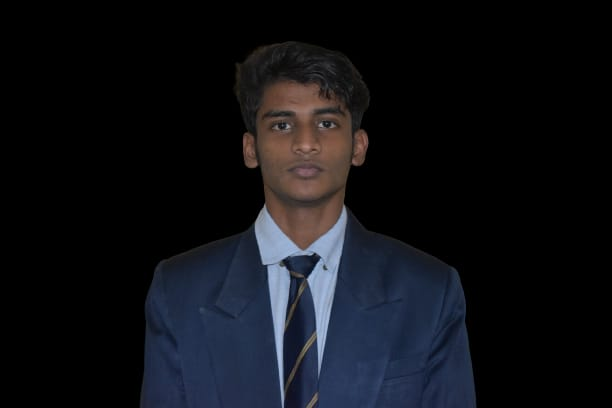
#> input picture images/sam.jpg, 612 x 408 px, found by its file name
$ jupyter execute dipt_1.ipynb
#> lines starting #> are read from the running program, lines starting #| are printed output that depends on the picture; after the words box and inside, x2 and y2 are one past the last pixel; in counts of white or black regions, pixels touching at a corner belong together
[cell 1]
import cv2

# Load an image from your local directory
image = cv2.imread('/home/sam/Desktop/dipt/COLOR_CONVERSIONS_OF-IMAGE/images/sam.jpg')
#> image is the input picture: shape (408, 612, 3); mean B, G, R 21.4, 16.8, 15.6

# Display the original image
cv2.imshow('Original Image', image)
cv2.waitKey(0)
cv2.destroyAllWindows()

[cell 2]
# Draw a line from the top-left to the bottom-right of the image
cv2.line(image, (0, 0), (image.shape[1], image.shape[0]), (255, 0, 0), 3)

# Draw a circle at the center of the image
center = (image.shape[1]//2, image.shape[0]//2)
#> center = (306, 204)
cv2.circle(image, center, 50, (0, 255, 0), 3)

# Draw a rectangle around a specific region of interest (ROI)
cv2.rectangle(image, (100, 100), (200, 200), (0, 0, 255), 3)

# Add text at the top-left corner of the image
cv2.putText(image, 'OpenCV Drawing', (10, 30), cv2.FONT_HERSHEY_SIMPLEX, 1, (255, 255, 255), 2)
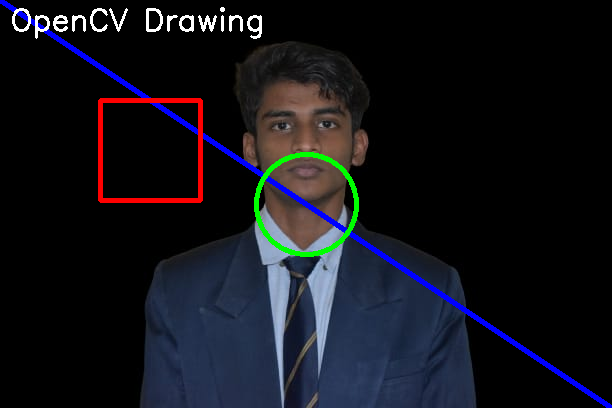
#> image: shape (408, 612, 3); mean B, G, R 26.1, 19.5, 18.7

# Display the modified image
cv2.imshow('Image with Shapes and Text', image)
cv2.waitKey(0)
cv2.destroyAllWindows()

[cell 3]
# Convert and display the image in different color spaces
# RGB to HSV
hsv_image = cv2.cvtColor(image, cv2.COLOR_BGR2HSV)
#> hsv_image: shape (408, 612, 3); mean H, S, V 28.1, 42.1, 31.6
cv2.imshow('HSV Image', hsv_image)
cv2.waitKey(0)

# RGB to GRAY
gray_image = cv2.cvtColor(image, cv2.COLOR_BGR2GRAY)
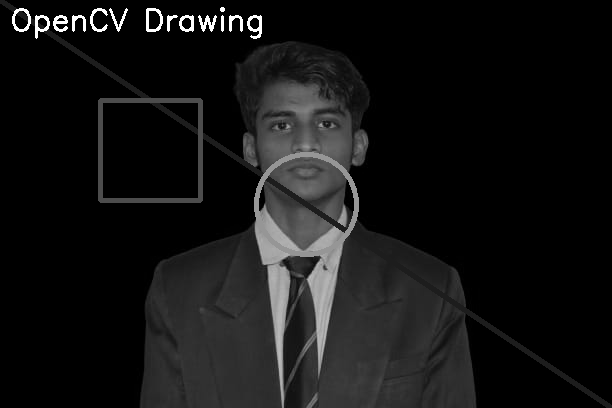
#> gray_image: shape (408, 612); min 0, max 255, mean 20
cv2.imshow('Gray Image', gray_image)
cv2.waitKey(0)

# RGB to YCrCb
ycrcb_image = cv2.cvtColor(image, cv2.COLOR_BGR2YCrCb)
#> ycrcb_image: shape (408, 612, 3); mean of channels 0, 1, 2 20, 127.1, 131.4
cv2.imshow('YCrCb Image', ycrcb_image)
cv2.waitKey(0)

# Convert HSV image back to RGB
hsv_to_rgb_image = cv2.cvtColor(hsv_image, cv2.COLOR_HSV2BGR)
cv2.imshow('HSV to RGB Image', hsv_to_rgb_image)
cv2.waitKey(0)
cv2.destroyAllWindows()

[cell 4]
# Access and print pixel value at (100, 100)
pixel_value = image[100, 100]
#> pixel_value = [0, 0, 255]
print(f'Pixel value at (100, 100): {pixel_value}')
#| Pixel value at (100, 100): [  0   0 255]

# Modify the pixel value at (200, 200) to white
image[200, 200] = [255, 255, 255]
#> image: shape (408, 612, 3); under 0.01% of pixels changed, all inside (x1, y1, x2, y2) = (200, 200, 201, 201)

# Display the modified image with pixel changes
cv2.imshow('Modified Pixel Image', image)
cv2.waitKey(0)
cv2.destroyAllWindows()

[cell 5]
# Resize the original image to half its size
resized_image = cv2.resize(image, (image.shape[1]//2, image.shape[0]//2))
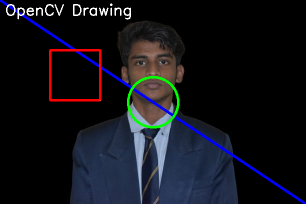
#> resized_image: shape (204, 306, 3); mean B, G, R 26.2, 19.5, 18.7

# Display the resized image
cv2.imshow('Resized Image', resized_image)
cv2.waitKey(0)
cv2.destroyAllWindows()

[cell 6]
# Crop a region of interest (ROI)
roi = image[250:350, 250:350]  # Cropping a 100x100 pixel area starting at (50, 50)
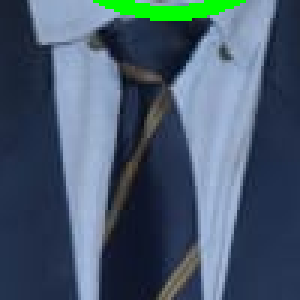
#> roi: shape (100, 100, 3) (shown 3 times larger); mean B, G, R 109.5, 90.8, 71.9

# Display the cropped ROI
cv2.imshow('Cropped ROI', roi)
cv2.waitKey(0)
cv2.destroyAllWindows()

[cell 7]
# Flip the image horizontally
horizontally_flipped = cv2.flip(image, 1)
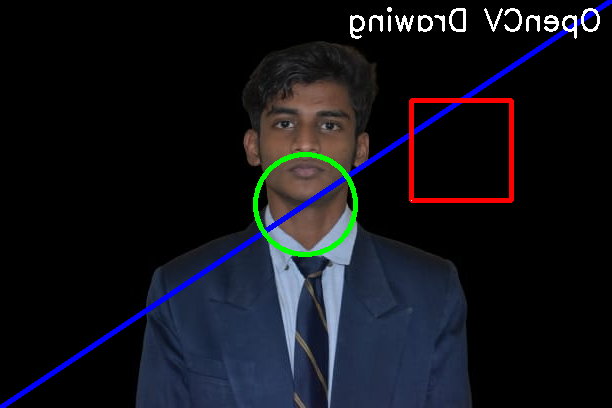
#> horizontally_flipped: shape (408, 612, 3); mean B, G, R 26.1, 19.5, 18.7
cv2.imshow('Horizontally Flipped Image', horizontally_flipped)
cv2.waitKey(0)

# Flip the image vertically
vertically_flipped = cv2.flip(image, 0)
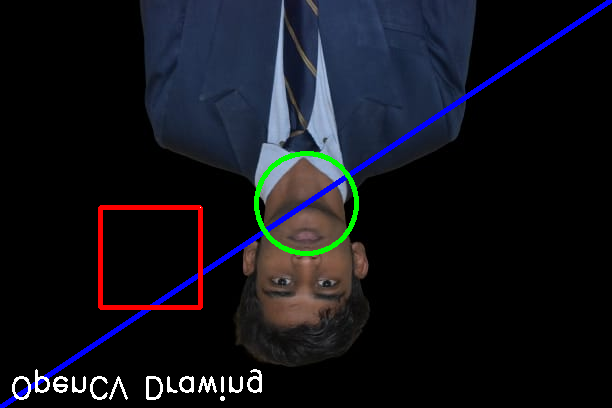
#> vertically_flipped: shape (408, 612, 3); mean B, G, R 26.1, 19.5, 18.7
cv2.imshow('Vertically Flipped Image', vertically_flipped)
cv2.waitKey(0)
cv2.destroyAllWindows()

[cell 8]
# Save the final modified image to your local directory
cv2.imwrite('modified_image.jpg', image)
#> Out = True

$ run again, with images/1.png saved as images/sam.jpg
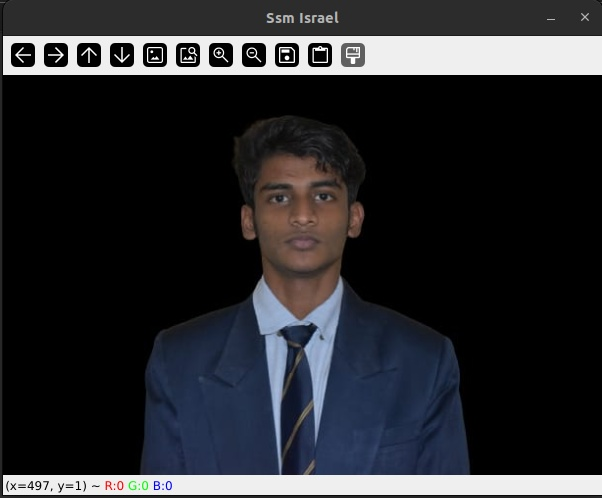
#> input picture images/1.png, 602 x 498 px, found by its file name
#> image is the input picture: shape (498, 602, 3); mean B, G, R 44.7, 41, 40
#> hsv_image: shape (498, 602, 3); mean H, S, V 24.5, 34.3, 53
#> `gray_image = cv2.cvtColor(image, cv2.COLOR_BGR2GRAY)`:
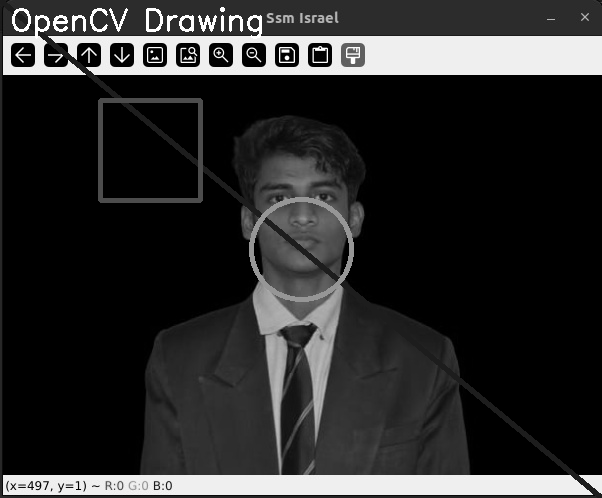
#> gray_image: shape (498, 602); min 0, max 255, mean 43.1
#> ycrcb_image: shape (498, 602, 3); mean of channels 0, 1, 2 43.1, 127.2, 131
#> pixel_value = [0, 0, 255]
#| Pixel value at (100, 100): [  0   0 255]
#> `vertically_flipped = cv2.flip(image, 0)`:
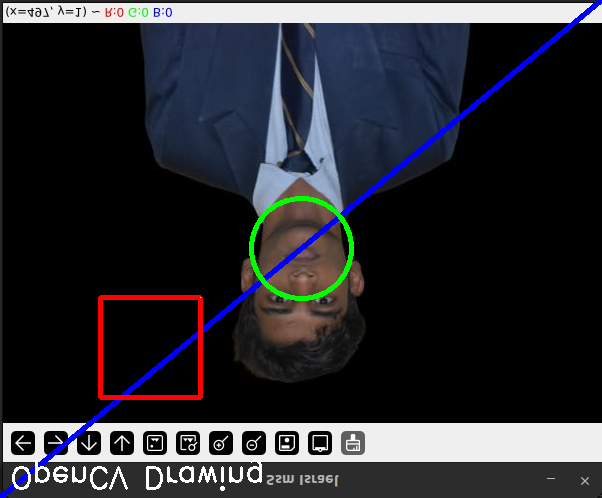
#> vertically_flipped: shape (498, 602, 3); mean B, G, R 48.4, 42.7, 42
#> Out = True

$ run again, with images/10.png saved as images/sam.jpg
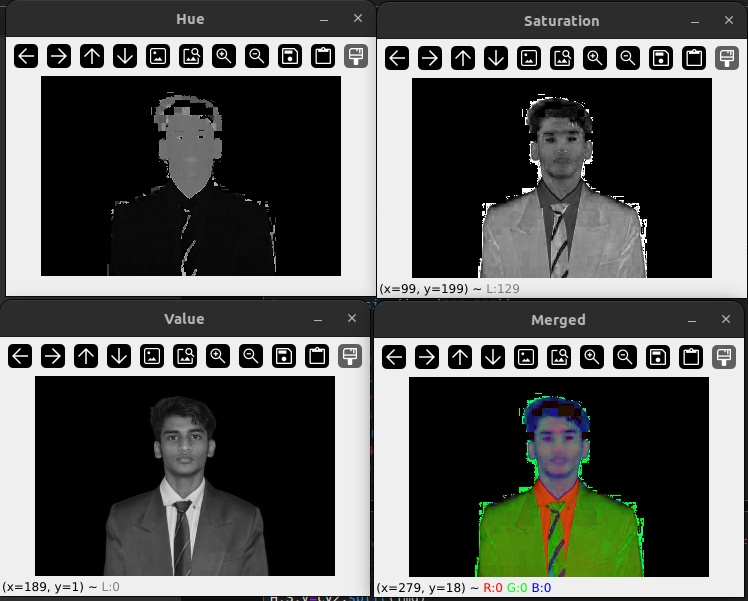
#> input picture images/10.png, 748 x 601 px, found by its file name
#> image is the input picture: shape (601, 748, 3); mean B, G, R 82, 85.2, 83.6
#> hsv_image: shape (601, 748, 3); mean H, S, V 7.1, 16.4, 90.3
#> ycrcb_image: shape (601, 748, 3); mean of channels 0, 1, 2 85, 127.4, 127.6
#> pixel_value = [0, 0, 255]
#| Pixel value at (100, 100): [  0   0 255]
#> `roi = image[250:350, 250:350]`:
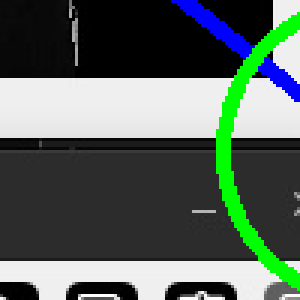
#> roi: shape (100, 100, 3) (shown 3 times larger); mean B, G, R 92.7, 100.3, 86.6
#> `vertically_flipped = cv2.flip(image, 0)`:
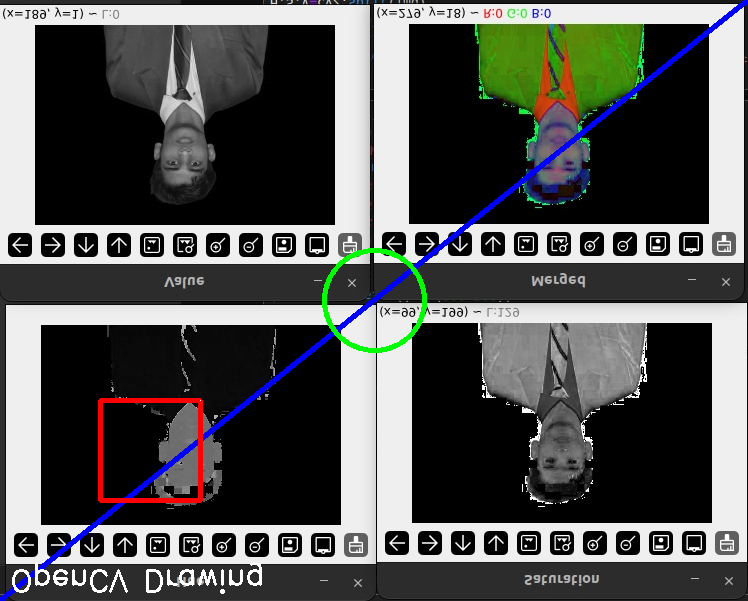
#> vertically_flipped: shape (601, 748, 3); mean B, G, R 84.3, 85.6, 84.3
#> Out = True
